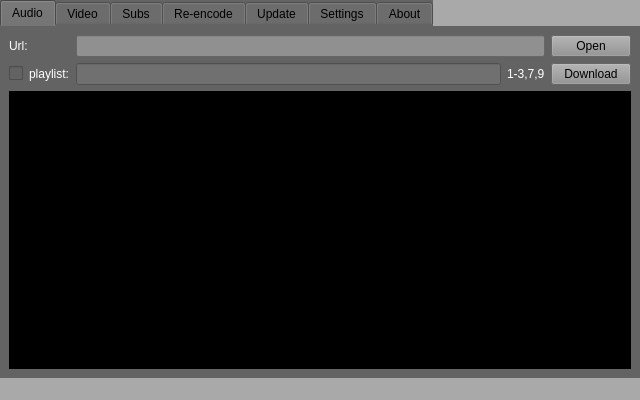
<?xml version="1.0" encoding="UTF-8"?>
<ui version="4.0">
 <class>ytdl</class>
 <widget class="QMainWindow" name="ytdl">
  <property name="geometry">
   <rect>
    <x>0</x>
    <y>0</y>
    <width>640</width>
    <height>400</height>
   </rect>
  </property>
  <property name="minimumSize">
   <size>
    <width>640</width>
    <height>400</height>
   </size>
  </property>
  <property name="palette">
   <palette>
    <active>
     <colorrole role="Button">
      <brush brushstyle="SolidPattern">
       <color alpha="255">
        <red>169</red>
        <green>169</green>
        <blue>169</blue>
       </color>
      </brush>
     </colorrole>
     <colorrole role="Base">
      <brush brushstyle="SolidPattern">
       <color alpha="255">
        <red>169</red>
        <green>169</green>
        <blue>169</blue>
       </color>
      </brush>
     </colorrole>
     <colorrole role="Window">
      <brush brushstyle="SolidPattern">
       <color alpha="255">
        <red>169</red>
        <green>169</green>
        <blue>169</blue>
       </color>
      </brush>
     </colorrole>
     <colorrole role="AlternateBase">
      <brush brushstyle="SolidPattern">
       <color alpha="255">
        <red>0</red>
        <green>0</green>
        <blue>0</blue>
       </color>
      </brush>
     </colorrole>
    </active>
    <inactive>
     <colorrole role="Button">
      <brush brushstyle="SolidPattern">
       <color alpha="255">
        <red>169</red>
        <green>169</green>
        <blue>169</blue>
       </color>
      </brush>
     </colorrole>
     <colorrole role="Base">
      <brush brushstyle="SolidPattern">
       <color alpha="255">
        <red>169</red>
        <green>169</green>
        <blue>169</blue>
       </color>
      </brush>
     </colorrole>
     <colorrole role="Window">
      <brush brushstyle="SolidPattern">
       <color alpha="255">
        <red>169</red>
        <green>169</green>
        <blue>169</blue>
       </color>
      </brush>
     </colorrole>
     <colorrole role="AlternateBase">
      <brush brushstyle="SolidPattern">
       <color alpha="255">
        <red>0</red>
        <green>0</green>
        <blue>0</blue>
       </color>
      </brush>
     </colorrole>
    </inactive>
    <disabled>
     <colorrole role="Button">
      <brush brushstyle="SolidPattern">
       <color alpha="255">
        <red>169</red>
        <green>169</green>
        <blue>169</blue>
       </color>
      </brush>
     </colorrole>
     <colorrole role="Base">
      <brush brushstyle="SolidPattern">
       <color alpha="255">
        <red>169</red>
        <green>169</green>
        <blue>169</blue>
       </color>
      </brush>
     </colorrole>
     <colorrole role="Window">
      <brush brushstyle="SolidPattern">
       <color alpha="255">
        <red>169</red>
        <green>169</green>
        <blue>169</blue>
       </color>
      </brush>
     </colorrole>
     <colorrole role="AlternateBase">
      <brush brushstyle="SolidPattern">
       <color alpha="255">
        <red>0</red>
        <green>0</green>
        <blue>0</blue>
       </color>
      </brush>
     </colorrole>
    </disabled>
   </palette>
  </property>
  <property name="windowTitle">
   <string>yt-dl 2.1.9.2</string>
  </property>
  <property name="windowIcon">
   <iconset>
    <normaloff>y.ico</normaloff>y.ico</iconset>
  </property>
  <property name="styleSheet">
   <string notr="true">background-color: #A9A9A9;</string>
  </property>
  <widget class="QWidget" name="centralwidget">
   <layout class="QHBoxLayout" name="horizontalLayout">
    <property name="leftMargin">
     <number>0</number>
    </property>
    <property name="topMargin">
     <number>0</number>
    </property>
    <property name="rightMargin">
     <number>0</number>
    </property>
    <property name="bottomMargin">
     <number>0</number>
    </property>
    <item>
     <widget class="QTabWidget" name="tabWidget">
      <property name="styleSheet">
       <string notr="true">background-color: #636363;  border-color: #000000;</string>
      </property>
      <property name="currentIndex">
       <number>0</number>
      </property>
      <widget class="QWidget" name="audio_tab">
       <attribute name="title">
        <string>Audio</string>
       </attribute>
       <layout class="QGridLayout" name="gridLayout_2">
        <item row="2" column="2">
         <widget class="QLabel" name="aud_playlist_label">
          <property name="styleSheet">
           <string notr="true">color: #FFFFFF;</string>
          </property>
          <property name="text">
           <string>1-3,7,9</string>
          </property>
         </widget>
        </item>
        <item row="2" column="1">
         <widget class="QLineEdit" name="aud_playlist_bar">
          <property name="enabled">
           <bool>false</bool>
          </property>
          <property name="styleSheet">
           <string notr="true">background-color: #707070;</string>
          </property>
         </widget>
        </item>
        <item row="2" column="3">
         <widget class="QPushButton" name="aud_download_button">
          <property name="styleSheet">
           <string notr="true">background-color: #909090;</string>
          </property>
          <property name="text">
           <string>Download</string>
          </property>
         </widget>
        </item>
        <item row="3" column="0" colspan="4">
         <widget class="QTextBrowser" name="aud_output_console">
          <property name="font">
           <font>
            <pointsize>10</pointsize>
           </font>
          </property>
          <property name="styleSheet">
           <string notr="true">background-color: #000000; color: #FFFFFF;</string>
          </property>
          <property name="openExternalLinks">
           <bool>true</bool>
          </property>
         </widget>
        </item>
        <item row="2" column="0">
         <widget class="QCheckBox" name="aud_playlist_checkbox">
          <property name="styleSheet">
           <string notr="true">Color: #FFFFFF;</string>
          </property>
          <property name="text">
           <string>playlist:</string>
          </property>
         </widget>
        </item>
        <item row="0" column="0">
         <widget class="QLabel" name="aud_url_label">
          <property name="styleSheet">
           <string notr="true">Color: #FFFFFF;</string>
          </property>
          <property name="text">
           <string>Url:</string>
          </property>
         </widget>
        </item>
        <item row="0" column="1" colspan="2">
         <widget class="QLineEdit" name="aud_url_bar">
          <property name="styleSheet">
           <string notr="true">background-color: #909090;</string>
          </property>
         </widget>
        </item>
        <item row="0" column="3">
         <widget class="QPushButton" name="aud_folder_button">
          <property name="styleSheet">
           <string notr="true">background-color: #909090;</string>
          </property>
          <property name="text">
           <string>Open</string>
          </property>
          <property name="icon">
           <iconset>
            <normaloff>gui/folder-open-solid.svg</normaloff>gui/folder-open-solid.svg</iconset>
          </property>
         </widget>
        </item>
       </layout>
      </widget>
      <widget class="QWidget" name="video_tab">
       <attribute name="title">
        <string>Video</string>
       </attribute>
       <layout class="QGridLayout" name="gridLayout_3">
        <item row="4" column="2">
         <widget class="QRadioButton" name="vid_best_radio">
          <property name="styleSheet">
           <string notr="true">color: #FFFFFF;</string>
          </property>
          <property name="text">
           <string>Best</string>
          </property>
         </widget>
        </item>
        <item row="4" column="3">
         <widget class="QRadioButton" name="vid_normal_radio">
          <property name="styleSheet">
           <string notr="true">color: #FFFFFF;</string>
          </property>
          <property name="text">
           <string>Normal</string>
          </property>
         </widget>
        </item>
        <item row="0" column="1">
         <widget class="QLabel" name="vid_url_label">
          <property name="styleSheet">
           <string notr="true">Color: #FFFFFF;</string>
          </property>
          <property name="text">
           <string>Url:</string>
          </property>
         </widget>
        </item>
        <item row="4" column="8">
         <widget class="QLabel" name="vid_guality2_label">
          <property name="styleSheet">
           <string notr="true">Color: #FFFFFF</string>
          </property>
          <property name="text">
           <string>Vid+Aud</string>
          </property>
         </widget>
        </item>
        <item row="0" column="2" colspan="7">
         <widget class="QLineEdit" name="vid_url_bar">
          <property name="styleSheet">
           <string notr="true">background-color: #909090;</string>
          </property>
         </widget>
        </item>
        <item row="4" column="4">
         <widget class="QRadioButton" name="vid_custom_radio">
          <property name="styleSheet">
           <string notr="true">color: #FFFFFF;</string>
          </property>
          <property name="text">
           <string>custom:</string>
          </property>
         </widget>
        </item>
        <item row="2" column="1">
         <widget class="QCheckBox" name="vid_playlist_checkbox">
          <property name="styleSheet">
           <string notr="true">Color: #FFFFFF;</string>
          </property>
          <property name="text">
           <string>playlist:</string>
          </property>
         </widget>
        </item>
        <item row="4" column="5" colspan="3">
         <widget class="QLineEdit" name="vid_quality_bar">
          <property name="enabled">
           <bool>false</bool>
          </property>
          <property name="styleSheet">
           <string notr="true">background-color: #707070;</string>
          </property>
         </widget>
        </item>
        <item row="2" column="2" colspan="6">
         <widget class="QLineEdit" name="vid_playlist_bar">
          <property name="enabled">
           <bool>false</bool>
          </property>
          <property name="styleSheet">
           <string notr="true">background-color: #707070;</string>
          </property>
         </widget>
        </item>
        <item row="2" column="9">
         <widget class="QPushButton" name="vid_download_button">
          <property name="styleSheet">
           <string notr="true">background-color: #909090;</string>
          </property>
          <property name="text">
           <string>Download</string>
          </property>
         </widget>
        </item>
        <item row="2" column="8">
         <widget class="QLabel" name="vid_playlist_label">
          <property name="styleSheet">
           <string notr="true">Color: #FFFFFF</string>
          </property>
          <property name="text">
           <string>1-3,7,9</string>
          </property>
         </widget>
        </item>
        <item row="4" column="1">
         <widget class="QLabel" name="vid_quality_label">
          <property name="styleSheet">
           <string notr="true">Color: #FFFFFF;</string>
          </property>
          <property name="text">
           <string>Quality:</string>
          </property>
         </widget>
        </item>
        <item row="4" column="9">
         <widget class="QPushButton" name="vid_quality_button">
          <property name="styleSheet">
           <string notr="true">background-color: #909090;</string>
          </property>
          <property name="text">
           <string>List quality</string>
          </property>
         </widget>
        </item>
        <item row="7" column="1" colspan="9">
         <widget class="QTextBrowser" name="vid_output_console">
          <property name="font">
           <font>
            <pointsize>10</pointsize>
           </font>
          </property>
          <property name="styleSheet">
           <string notr="true">background-color: #000000; color: #FFFFFF;</string>
          </property>
         </widget>
        </item>
        <item row="0" column="9">
         <widget class="QPushButton" name="vid_folder_button">
          <property name="styleSheet">
           <string notr="true">background-color: #909090;</string>
          </property>
          <property name="text">
           <string>Open</string>
          </property>
          <property name="icon">
           <iconset>
            <normaloff>gui/folder-open-solid.svg</normaloff>gui/folder-open-solid.svg</iconset>
          </property>
         </widget>
        </item>
       </layout>
      </widget>
      <widget class="QWidget" name="subs_tab">
       <attribute name="title">
        <string>Subs</string>
       </attribute>
       <layout class="QGridLayout" name="gridLayout_4">
        <item row="2" column="1">
         <widget class="QCheckBox" name="sub_lang_checkbox">
          <property name="styleSheet">
           <string notr="true">Color: #FFFFFF;</string>
          </property>
          <property name="text">
           <string>Lang:</string>
          </property>
         </widget>
        </item>
        <item row="2" column="6">
         <widget class="QPushButton" name="sub_lang_button">
          <property name="styleSheet">
           <string notr="true">background-color: #909090;</string>
          </property>
          <property name="text">
           <string>List lang</string>
          </property>
         </widget>
        </item>
        <item row="1" column="1">
         <widget class="QCheckBox" name="sub_playlist_checkbox">
          <property name="styleSheet">
           <string notr="true">Color: #FFFFFF;</string>
          </property>
          <property name="text">
           <string>playlist:</string>
          </property>
         </widget>
        </item>
        <item row="1" column="3" colspan="2">
         <widget class="QLineEdit" name="sub_playlist_bar">
          <property name="enabled">
           <bool>false</bool>
          </property>
          <property name="styleSheet">
           <string notr="true">background-color: #707070;</string>
          </property>
          <property name="text">
           <string/>
          </property>
         </widget>
        </item>
        <item row="2" column="3">
         <widget class="QLineEdit" name="sub_lang_bar">
          <property name="enabled">
           <bool>false</bool>
          </property>
          <property name="styleSheet">
           <string notr="true">background-color: #707070;</string>
          </property>
         </widget>
        </item>
        <item row="0" column="6">
         <widget class="QPushButton" name="sub_folder_button">
          <property name="styleSheet">
           <string notr="true">background-color: #909090;</string>
          </property>
          <property name="text">
           <string>Open</string>
          </property>
          <property name="icon">
           <iconset>
            <normaloff>gui/folder-open-solid.svg</normaloff>gui/folder-open-solid.svg</iconset>
          </property>
         </widget>
        </item>
        <item row="1" column="6">
         <widget class="QPushButton" name="sub_download_button">
          <property name="styleSheet">
           <string notr="true">background-color: #909090;</string>
          </property>
          <property name="text">
           <string>Download</string>
          </property>
         </widget>
        </item>
        <item row="0" column="1">
         <widget class="QLabel" name="sub_url_label">
          <property name="styleSheet">
           <string notr="true">Color: #FFFFFF;</string>
          </property>
          <property name="text">
           <string>Url:</string>
          </property>
         </widget>
        </item>
        <item row="0" column="3" colspan="3">
         <widget class="QLineEdit" name="sub_url_bar">
          <property name="styleSheet">
           <string notr="true">background-color: #909090</string>
          </property>
         </widget>
        </item>
        <item row="2" column="4">
         <widget class="QLabel" name="sub_lang_label">
          <property name="styleSheet">
           <string notr="true">Color: #FFFFFF</string>
          </property>
          <property name="text">
           <string>def (en)</string>
          </property>
         </widget>
        </item>
        <item row="4" column="1" colspan="6">
         <widget class="QTextBrowser" name="sub_output_console">
          <property name="font">
           <font>
            <pointsize>10</pointsize>
           </font>
          </property>
          <property name="styleSheet">
           <string notr="true">background-color: #000000; color: #FFFFFF;</string>
          </property>
         </widget>
        </item>
       </layout>
      </widget>
      <widget class="QWidget" name="reencode_tab">
       <attribute name="title">
        <string>Re-encode</string>
       </attribute>
       <layout class="QGridLayout" name="gridLayout_5">
        <item row="4" column="5">
         <widget class="QPushButton" name="ree_folder_button">
          <property name="styleSheet">
           <string notr="true">background-color: #909090;</string>
          </property>
          <property name="text">
           <string/>
          </property>
          <property name="icon">
           <iconset>
            <normaloff>gui/folder-open-solid.svg</normaloff>gui/folder-open-solid.svg</iconset>
          </property>
         </widget>
        </item>
        <item row="2" column="1">
         <widget class="QLineEdit" name="ree_audioc_bar">
          <property name="styleSheet">
           <string notr="true">background-color: #909090;</string>
          </property>
         </widget>
        </item>
        <item row="4" column="1">
         <widget class="QLineEdit" name="ree_location_bar">
          <property name="styleSheet">
           <string notr="true">background-color: #909090;</string>
          </property>
          <property name="dragEnabled">
           <bool>true</bool>
          </property>
         </widget>
        </item>
        <item row="2" column="0">
         <widget class="QLabel" name="ree_audioc_label">
          <property name="styleSheet">
           <string notr="true">Color: #FFFFFF;</string>
          </property>
          <property name="text">
           <string>Audio codec:</string>
          </property>
         </widget>
        </item>
        <item row="4" column="3" colspan="2">
         <widget class="QLineEdit" name="ree_append_bar">
          <property name="styleSheet">
           <string notr="true">background-color: #909090;</string>
          </property>
         </widget>
        </item>
        <item row="1" column="6">
         <widget class="QComboBox" name="ree_settings_combobox">
          <property name="styleSheet">
           <string notr="true">background-color: #909090;</string>
          </property>
         </widget>
        </item>
        <item row="1" column="1">
         <widget class="QLineEdit" name="ree_videoc_bar">
          <property name="styleSheet">
           <string notr="true">background-color: #909090;</string>
          </property>
         </widget>
        </item>
        <item row="2" column="3" colspan="3">
         <widget class="QLineEdit" name="ree_audiob_bar">
          <property name="styleSheet">
           <string notr="true">background-color: #909090;</string>
          </property>
         </widget>
        </item>
        <item row="1" column="0">
         <widget class="QLabel" name="ree_videoc_label">
          <property name="styleSheet">
           <string notr="true">Color: #FFFFFF;</string>
          </property>
          <property name="text">
           <string>Video codec:</string>
          </property>
         </widget>
        </item>
        <item row="4" column="2">
         <widget class="QLabel" name="ree_append_label">
          <property name="styleSheet">
           <string notr="true">Color: #FFFFFF;</string>
          </property>
          <property name="text">
           <string>append:</string>
          </property>
         </widget>
        </item>
        <item row="4" column="0">
         <widget class="QLabel" name="ree_location_label">
          <property name="styleSheet">
           <string notr="true">Color: #FFFFFF;</string>
          </property>
          <property name="text">
           <string>Location:</string>
          </property>
         </widget>
        </item>
        <item row="1" column="2">
         <widget class="QLabel" name="ree_videoq_label">
          <property name="styleSheet">
           <string notr="true">Color: #FFFFFF;</string>
          </property>
          <property name="text">
           <string>Video q,qmin,qmax:</string>
          </property>
         </widget>
        </item>
        <item row="1" column="3" colspan="3">
         <widget class="QLineEdit" name="ree_videoq_bar">
          <property name="styleSheet">
           <string notr="true">background-color: #909090;</string>
          </property>
         </widget>
        </item>
        <item row="2" column="2">
         <widget class="QLabel" name="ree_audiob_label">
          <property name="styleSheet">
           <string notr="true">Color: #FFFFFF;</string>
          </property>
          <property name="text">
           <string>Audio bitrate:</string>
          </property>
         </widget>
        </item>
        <item row="1" column="7">
         <widget class="QPushButton" name="ree_settings_button">
          <property name="enabled">
           <bool>true</bool>
          </property>
          <property name="styleSheet">
           <string notr="true">background-color: #909090;</string>
          </property>
          <property name="text">
           <string/>
          </property>
          <property name="icon">
           <iconset>
            <normaloff>gui/save-solid.svg</normaloff>gui/save-solid.svg</iconset>
          </property>
         </widget>
        </item>
        <item row="2" column="6" colspan="2">
         <widget class="QPushButton" name="ree_reencode_button">
          <property name="styleSheet">
           <string notr="true">background-color: #909090;</string>
          </property>
          <property name="text">
           <string>Re-encode</string>
          </property>
         </widget>
        </item>
        <item row="4" column="6" colspan="2">
         <widget class="QPushButton" name="ree_choose_button">
          <property name="styleSheet">
           <string notr="true">background-color: #909090;</string>
          </property>
          <property name="text">
           <string>Choose</string>
          </property>
         </widget>
        </item>
        <item row="6" column="0" colspan="8">
         <widget class="QTextBrowser" name="ree_output_console">
          <property name="font">
           <font>
            <pointsize>10</pointsize>
           </font>
          </property>
          <property name="styleSheet">
           <string notr="true">background-color: #000000; color: #FFFFFF;</string>
          </property>
         </widget>
        </item>
       </layout>
       <zorder>ree_settings_button</zorder>
       <zorder>ree_videoq_label</zorder>
       <zorder>ree_settings_combobox</zorder>
       <zorder>ree_videoc_label</zorder>
       <zorder>ree_audioc_bar</zorder>
       <zorder>ree_audiob_label</zorder>
       <zorder>ree_location_bar</zorder>
       <zorder>ree_append_label</zorder>
       <zorder>ree_videoc_bar</zorder>
       <zorder>ree_audioc_label</zorder>
       <zorder>ree_choose_button</zorder>
       <zorder>ree_reencode_button</zorder>
       <zorder>ree_append_bar</zorder>
       <zorder>ree_output_console</zorder>
       <zorder>ree_location_label</zorder>
       <zorder>ree_folder_button</zorder>
       <zorder>ree_audiob_bar</zorder>
       <zorder>ree_videoq_bar</zorder>
      </widget>
      <widget class="QWidget" name="update_tab">
       <attribute name="title">
        <string>Update</string>
       </attribute>
       <layout class="QGridLayout" name="gridLayout_6">
        <item row="1" column="1" colspan="4">
         <widget class="QTextBrowser" name="upd_output_console">
          <property name="font">
           <font>
            <pointsize>10</pointsize>
           </font>
          </property>
          <property name="styleSheet">
           <string notr="true">background-color: #000000; color: #FFFFFF;</string>
          </property>
         </widget>
        </item>
        <item row="0" column="1" colspan="2">
         <widget class="QComboBox" name="upd_update_combobox">
          <property name="styleSheet">
           <string notr="true">background-color: #909090;</string>
          </property>
         </widget>
        </item>
        <item row="0" column="4">
         <widget class="QPushButton" name="upd_auto_button">
          <property name="styleSheet">
           <string notr="true">background-color: #909090;</string>
          </property>
          <property name="text">
           <string>AutoUpdate=True</string>
          </property>
         </widget>
        </item>
        <item row="0" column="3">
         <widget class="QPushButton" name="upd_update_button">
          <property name="styleSheet">
           <string notr="true">background-color: #909090;</string>
          </property>
          <property name="text">
           <string>Update</string>
          </property>
         </widget>
        </item>
       </layout>
      </widget>
      <widget class="QWidget" name="settings_tab">
       <attribute name="title">
        <string>Settings</string>
       </attribute>
       <layout class="QGridLayout" name="gridLayout_7">
        <item row="11" column="3">
         <widget class="QPushButton" name="set_launch_button">
          <property name="styleSheet">
           <string notr="true">background-color: #909090;</string>
          </property>
          <property name="text">
           <string>Make Lauch script</string>
          </property>
         </widget>
        </item>
        <item row="5" column="4">
         <widget class="QCheckBox" name="set_ydpip_checkbox">
          <property name="styleSheet">
           <string notr="true">Color: #FFFFFF;</string>
          </property>
          <property name="text">
           <string>youtube-dl from pip</string>
          </property>
         </widget>
        </item>
        <item row="5" column="3">
         <widget class="QLineEdit" name="set_pip_bar">
          <property name="styleSheet">
           <string notr="true">background-color: #909090;</string>
          </property>
         </widget>
        </item>
        <item row="8" column="0">
         <widget class="QLabel" name="set_Acodec_label">
          <property name="styleSheet">
           <string notr="true">Color: #FFFFFF;</string>
          </property>
          <property name="text">
           <string>Audio codec:</string>
          </property>
         </widget>
        </item>
        <item row="3" column="0">
         <widget class="QLabel" name="set_videos_label">
          <property name="font">
           <font>
            <pointsize>8</pointsize>
           </font>
          </property>
          <property name="styleSheet">
           <string notr="true">Color: #FFFFFF;</string>
          </property>
          <property name="text">
           <string>Video</string>
          </property>
         </widget>
        </item>
        <item row="5" column="2">
         <widget class="QLabel" name="set_pip_label">
          <property name="styleSheet">
           <string notr="true">Color: #FFFFFF;</string>
          </property>
          <property name="text">
           <string>Pip:</string>
          </property>
         </widget>
        </item>
        <item row="0" column="0" colspan="6">
         <widget class="QLabel" name="set_download_label">
          <property name="font">
           <font>
            <pointsize>15</pointsize>
            <weight>75</weight>
            <bold>true</bold>
            <underline>true</underline>
           </font>
          </property>
          <property name="styleSheet">
           <string notr="true">Color: #FFFFFF;</string>
          </property>
          <property name="text">
           <string>Download paths:</string>
          </property>
         </widget>
        </item>
        <item row="7" column="4" colspan="2">
         <widget class="QLineEdit" name="set_Vqual_bar">
          <property name="styleSheet">
           <string notr="true">background-color: #909090;</string>
          </property>
         </widget>
        </item>
        <item row="4" column="0" colspan="6">
         <widget class="QLabel" name="set_system_label">
          <property name="font">
           <font>
            <pointsize>15</pointsize>
            <weight>75</weight>
            <bold>true</bold>
            <underline>true</underline>
           </font>
          </property>
          <property name="styleSheet">
           <string notr="true">Color: #FFFFFF;</string>
          </property>
          <property name="text">
           <string>System variables:</string>
          </property>
         </widget>
        </item>
        <item row="11" column="0">
         <widget class="QPushButton" name="set_loaddef_button">
          <property name="styleSheet">
           <string notr="true">background-color: #909090;</string>
          </property>
          <property name="text">
           <string>Load Defaults</string>
          </property>
         </widget>
        </item>
        <item row="7" column="1" colspan="2">
         <widget class="QLineEdit" name="set_Vcodec_bar">
          <property name="styleSheet">
           <string notr="true">background-color: #909090;</string>
          </property>
         </widget>
        </item>
        <item row="5" column="1">
         <widget class="QLineEdit" name="set_py_bar">
          <property name="styleSheet">
           <string notr="true">background-color: #909090;</string>
          </property>
         </widget>
        </item>
        <item row="1" column="0">
         <widget class="QLabel" name="set_audio_label">
          <property name="font">
           <font>
            <pointsize>8</pointsize>
           </font>
          </property>
          <property name="styleSheet">
           <string notr="true">Color: #FFFFFF;</string>
          </property>
          <property name="text">
           <string>Audio</string>
          </property>
         </widget>
        </item>
        <item row="6" column="0" colspan="6">
         <widget class="QLabel" name="set_reencode_label">
          <property name="font">
           <font>
            <pointsize>15</pointsize>
            <weight>75</weight>
            <bold>true</bold>
            <underline>true</underline>
           </font>
          </property>
          <property name="styleSheet">
           <string notr="true">Color: #FFFFFF;</string>
          </property>
          <property name="text">
           <string>Re-encode custom settings:</string>
          </property>
         </widget>
        </item>
        <item row="10" column="0" colspan="6">
         <widget class="QLabel" name="set_controls_label">
          <property name="font">
           <font>
            <pointsize>15</pointsize>
            <weight>75</weight>
            <bold>true</bold>
            <underline>true</underline>
           </font>
          </property>
          <property name="styleSheet">
           <string notr="true">Color: #FFFFFF;</string>
          </property>
          <property name="text">
           <string>Controls:</string>
          </property>
         </widget>
        </item>
        <item row="7" column="3">
         <widget class="QLabel" name="set_Vqual_label">
          <property name="styleSheet">
           <string notr="true">Color: #FFFFFF;</string>
          </property>
          <property name="text">
           <string>Video quality (q, qmin, qmax):</string>
          </property>
         </widget>
        </item>
        <item row="11" column="5">
         <widget class="QPushButton" name="set_save_button">
          <property name="styleSheet">
           <string notr="true">background-color: #909090;</string>
          </property>
          <property name="text">
           <string>save</string>
          </property>
          <property name="icon">
           <iconset>
            <normaloff>gui/save-solid.svg</normaloff>gui/save-solid.svg</iconset>
          </property>
         </widget>
        </item>
        <item row="5" column="0">
         <widget class="QLabel" name="set_py_label">
          <property name="styleSheet">
           <string notr="true">Color: #FFFFFF;</string>
          </property>
          <property name="text">
           <string>Python:</string>
          </property>
         </widget>
        </item>
        <item row="7" column="0">
         <widget class="QLabel" name="set_Vcodec_label">
          <property name="styleSheet">
           <string notr="true">Color: #FFFFFF;</string>
          </property>
          <property name="text">
           <string>Video codec:</string>
          </property>
         </widget>
        </item>
        <item row="8" column="3">
         <widget class="QLabel" name="set_Abit_label">
          <property name="styleSheet">
           <string notr="true">Color: #FFFFFF;</string>
          </property>
          <property name="text">
           <string>Audio bitrate:</string>
          </property>
         </widget>
        </item>
        <item row="8" column="4" colspan="2">
         <widget class="QLineEdit" name="set_Abit_bar">
          <property name="styleSheet">
           <string notr="true">background-color: #909090;</string>
          </property>
         </widget>
        </item>
        <item row="8" column="1" colspan="2">
         <widget class="QLineEdit" name="set_Acodec_bar">
          <property name="styleSheet">
           <string notr="true">background-color: #909090;</string>
          </property>
         </widget>
        </item>
        <item row="11" column="4">
         <widget class="QPushButton" name="set_folder_button">
          <property name="styleSheet">
           <string notr="true">background-color: #909090;</string>
          </property>
          <property name="text">
           <string>Open Location</string>
          </property>
          <property name="icon">
           <iconset>
            <normaloff>gui/folder-open-solid.svg</normaloff>gui/folder-open-solid.svg</iconset>
          </property>
         </widget>
        </item>
        <item row="11" column="1" colspan="2">
         <widget class="QPushButton" name="set_loadcur_button">
          <property name="styleSheet">
           <string notr="true">background-color: #909090;</string>
          </property>
          <property name="text">
           <string>Load Current</string>
          </property>
         </widget>
        </item>
        <item row="5" column="5">
         <widget class="QCheckBox" name="set_aup_checkbox">
          <property name="styleSheet">
           <string notr="true">Color: #FFFFFF;</string>
          </property>
          <property name="text">
           <string>AutoUpdate on starup</string>
          </property>
         </widget>
        </item>
        <item row="9" column="3">
         <widget class="QLabel" name="set_Append_label">
          <property name="styleSheet">
           <string notr="true">Color: #FFFFFF;</string>
          </property>
          <property name="text">
           <string>Append:</string>
          </property>
         </widget>
        </item>
        <item row="9" column="4" colspan="2">
         <widget class="QLineEdit" name="set_Append_bar">
          <property name="styleSheet">
           <string notr="true">background-color: #909090;</string>
          </property>
         </widget>
        </item>
        <item row="1" column="1" colspan="5">
         <widget class="QLineEdit" name="set_audio_bar">
          <property name="styleSheet">
           <string notr="true">background-color: #909090;</string>
          </property>
         </widget>
        </item>
        <item row="3" column="1" colspan="5">
         <widget class="QLineEdit" name="set_videos_bar">
          <property name="styleSheet">
           <string notr="true">background-color: #909090;</string>
          </property>
         </widget>
        </item>
        <item row="9" column="0">
         <widget class="QLabel" name="set_Tab_label">
          <property name="styleSheet">
           <string notr="true">Color: #FFFFFF;</string>
          </property>
          <property name="text">
           <string>Default Tab:</string>
          </property>
         </widget>
        </item>
        <item row="9" column="1" colspan="2">
         <widget class="QComboBox" name="set_Tab_combobox">
          <property name="styleSheet">
           <string notr="true">background-color: #909090;</string>
          </property>
         </widget>
        </item>
       </layout>
      </widget>
      <widget class="QWidget" name="about_tab">
       <attribute name="title">
        <string>About</string>
       </attribute>
       <layout class="QGridLayout" name="gridLayout">
        <item row="0" column="0">
         <widget class="QTextBrowser" name="about_box">
          <property name="styleSheet">
           <string notr="true">background-color: #000000; color: #FFFFFF;</string>
          </property>
          <property name="openExternalLinks">
           <bool>true</bool>
          </property>
         </widget>
        </item>
       </layout>
      </widget>
     </widget>
    </item>
   </layout>
  </widget>
  <widget class="QStatusBar" name="statusbar"/>
 </widget>
 <resources/>
 <connections/>
</ui>
